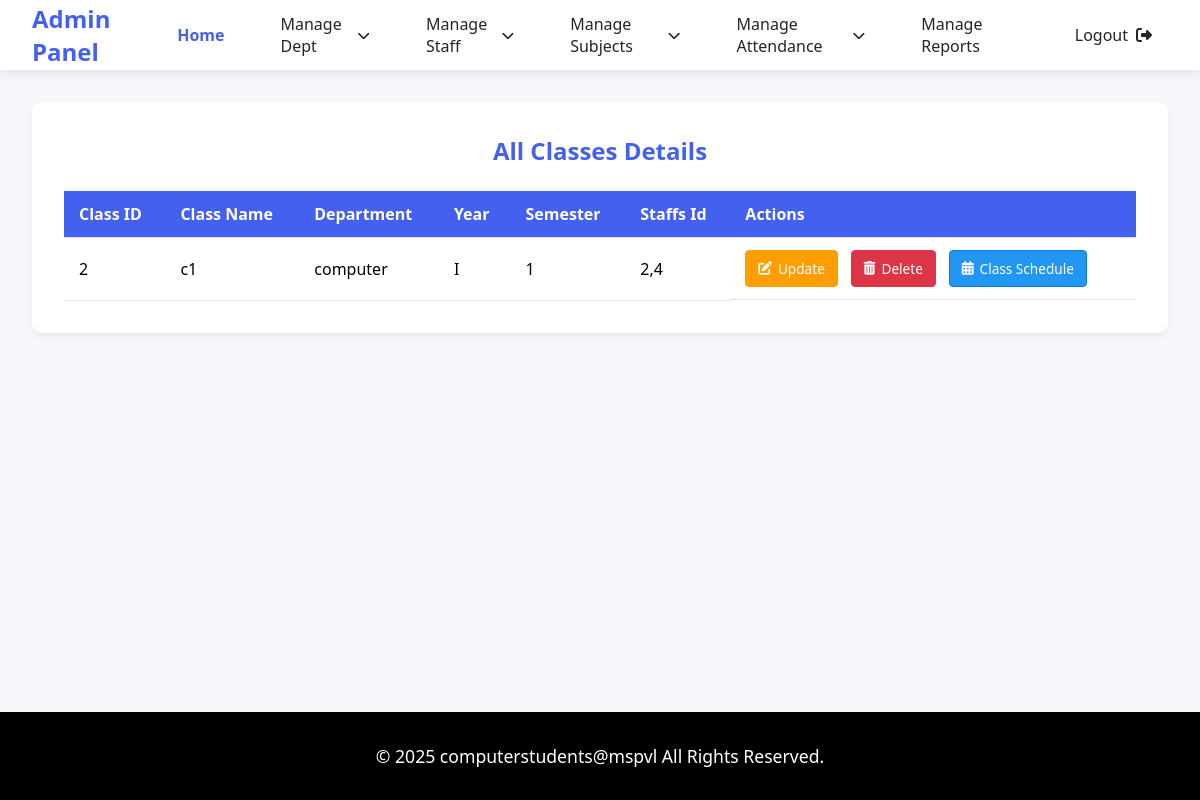
Before: /view_class with the older database file.
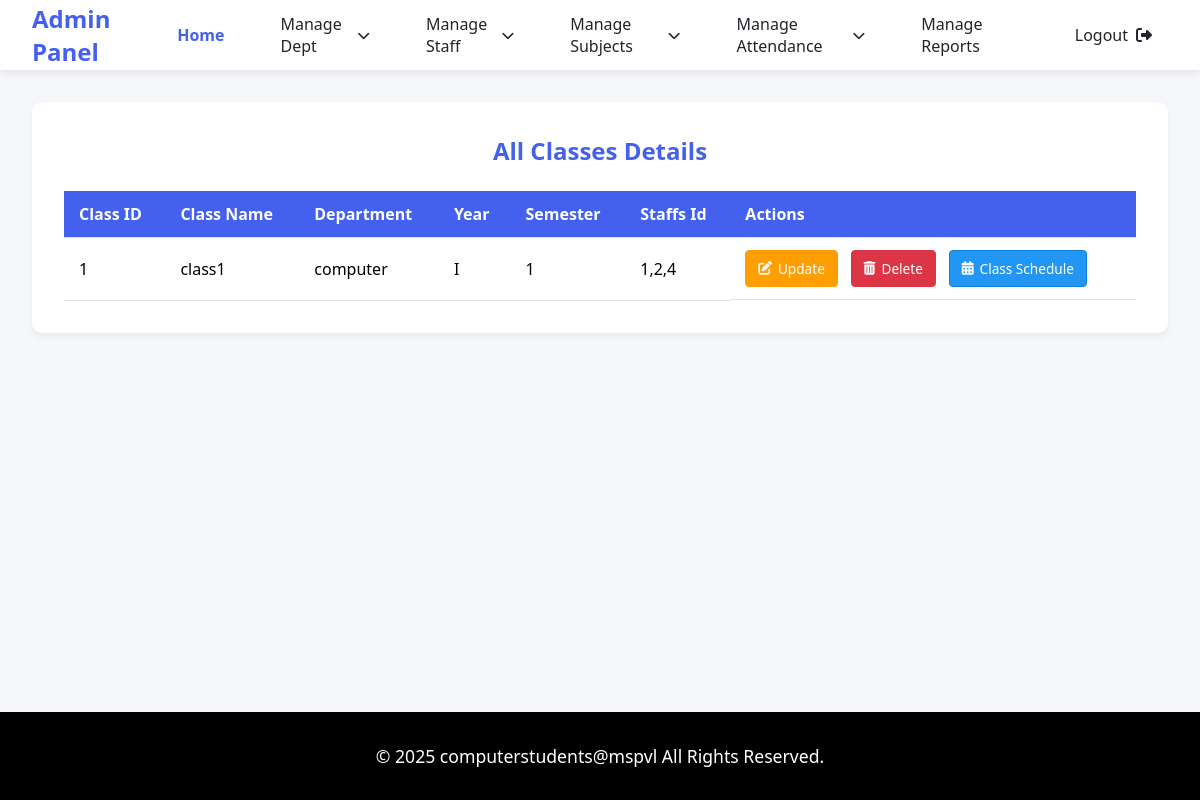
After: the same page with the newer database file.
### tables this page shows
CREATE TABLE "classes_tb" (
	"classid"	INTEGER NOT NULL,
	"classname"	TEXT NOT NULL UNIQUE,
	"dept"	TEXT NOT NULL,
	"year"	TEXT NOT NULL,
	"sem"	TEXT NOT NULL,
	"staffsid"	TEXT NOT NULL,
	PRIMARY KEY("classid")
);

### app.py (the view)
@app.route('/view_class')
def view_class():
    con = sqlite3.connect('spm_db.db')
    cur = con.cursor()
    cur.execute("SELECT * FROM classes_tb")
    data = cur.fetchall()
    con.close()
    return render_template('admin/view_class.html', data = data)

### templates/admin/view_class.html (shortened to what this page needs)
<!DOCTYPE html>
<html lang="en">
<head>
    <link rel="stylesheet" href="https://cdnjs.cloudflare.com/ajax/libs/font-awesome/6.4.0/css/all.min.css">
    <link rel="stylesheet" href="static/css/style.css">
</head>
<body>
    <nav class="navbar">
        <a href="#" class="navbar-brand">Admin Panel</a>
        <div class="nav-menu">
            <a href="{{url_for('admin_dashboard')}}" class="nav-item active">Home</a>
            <div class="dropdown">
                <a href="#" class="nav-item dropdown-toggle">Manage Dept</a>
            </div>
            <div class="dropdown">
                <a href="#" class="nav-item dropdown-toggle">Manage Staff</a>
            </div>
            <div class="dropdown">
                <a href="#" class="nav-item dropdown-toggle">Manage Subjects</a>
            </div>
            <div class="dropdown">
                <a href="#" class="nav-item dropdown-toggle">Manage Attendance</a>
            </div>
            <a href="report_generate_form.html" class="nav-item">Manage Reports</a>
            <a href="{{url_for('login')}}"class="nav-item" id="logout-link">
                <span>Logout</span>
                <i class="fas fa-sign-out-alt"></i>
            </a>
        </div>
    </nav>
    <div class="main-content">
        <div class="table-container">
            <h2>All Classes Details</h2>
            <table class="dept-table">
                <thead>
                    <tr>
                        <th>Class ID</th>
                        <th>Class Name</th>
                        <th>Department</th>
                        <th>Year</th>
                        <th>Semester</th>
                        <th>Staffs Id </th>
                        <th>Actions</th>
                    </tr>
                </thead>
                <tbody>
                    {% for row in data %}
                    <tr>
                        <td>{{ row[0] }}</td>
                        <td>{{ row[1] }}</td>
                        <td>{{ row[2] }}</td>
                        <td>{{ row[3] }}</td>
                        <td>{{ row[4] }}</td>
                        <td>{{ row[5] }}</td>
                        <td class="action-buttons">
                            <a href="{{ url_for('update_class_form', classid=row[0],classname=row[1],dept=row[2],year=row[3],sem=row[4]) }}" class="btn-update">
                                <i class="fas fa-edit"></i> Update
                            </a>
                            <a href="{{ url_for('delete_class', classid=row[0],classname=row[1]) }}" class="btn-delete" onclick="return confirm('Are you sure you want to delete this department?')">
                                <i class="fas fa-trash-alt"></i> Delete
                            </a>
                            <a href="{{ url_for('class_schedule',classname=row[1]) }}" class="btn-merge" title="Merge Timetable">
                                <i class="fas fa-calendar-alt"></i> Class Schedule
                            </a>
                        </td>
                    </tr>
                    {% endfor %}
                </tbody>
            </table>
        </div>
    </div>
    <footer class="footer">
        <p class="copyright">© 2025 computerstudents@mspvl All Rights Reserved.</p>
    </footer>
</body>
</html>

Changed rows visible on the page:
removed classes_tb: classid "2", classname "c1", dept "computer", year "I", sem "1", staffsid "2,4"
added classes_tb: classid "1", classname "class1", dept "computer", year "I", sem "1", staffsid "1,2,4"
